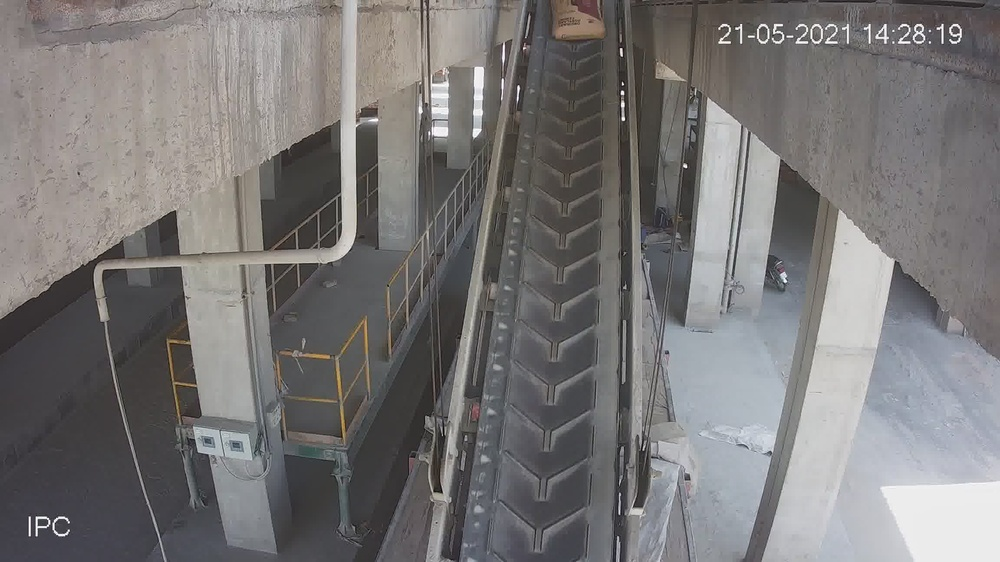
#> input picture pre-processing/conversion/convert2Yolo/images/newBag_21052021_110.jpg, 1000 x 562 px, shrunk from 2304 x 1296 before the run, found by its file name; its folder holds only this picture in this run
$ python hist_equalization.py
#> lines starting #> are read from the running program, lines starting #| are printed output that depends on the picture
import cv2
import numpy as np
import os

images = os.listdir("/home/hamza/MEGA/pioneer_plate/new_tagging_29042021/images/")

for image in images:
    #-----Reading the image-----------------------------------------------------
    img = cv2.imread("/home/hamza/MEGA/pioneer_plate/new_tagging_29042021/images/"+image, 0)
#> img: shape (562, 1000); min 2, max 255, mean 119.4

    final = cv2.equalizeHist(img)
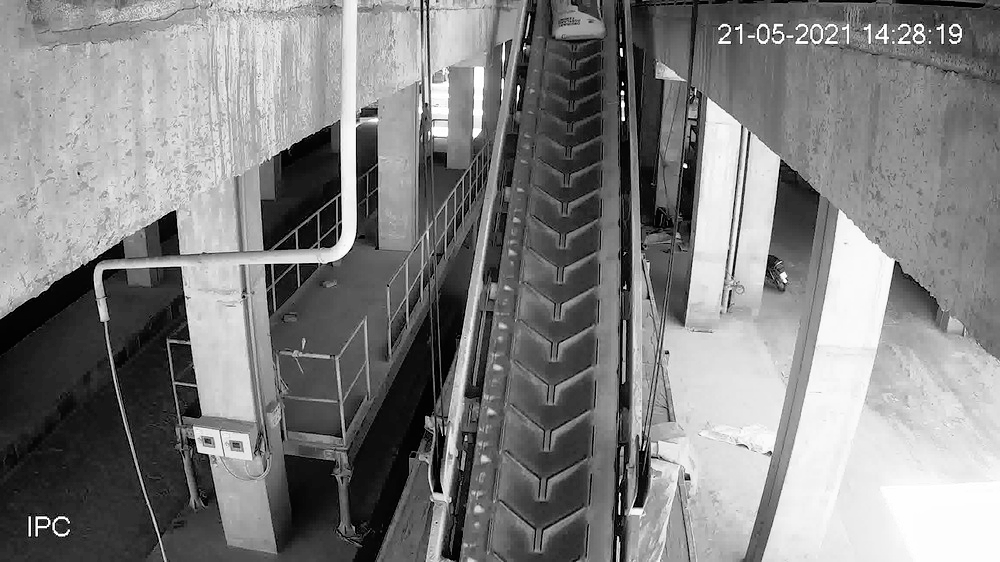
#> final: shape (562, 1000); min 0, max 255, mean 128.3

    cv2.imwrite("/home/hamza/MEGA/pioneer_plate/new_tagging_29042021/hist/images/"+image,final)
